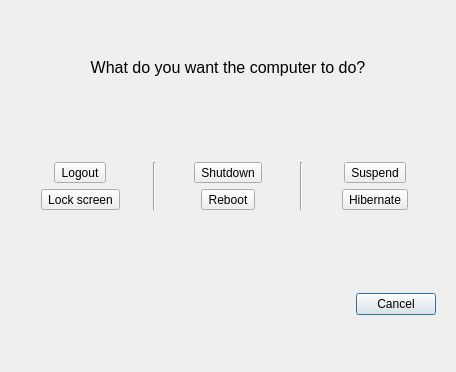
<?xml version="1.0" encoding="UTF-8"?>
<ui version="4.0">
 <class>LeaveDialog</class>
 <widget class="QDialog" name="LeaveDialog">
  <property name="geometry">
   <rect>
    <x>0</x>
    <y>0</y>
    <width>456</width>
    <height>372</height>
   </rect>
  </property>
  <property name="sizePolicy">
   <sizepolicy hsizetype="Minimum" vsizetype="Minimum">
    <horstretch>0</horstretch>
    <verstretch>0</verstretch>
   </sizepolicy>
  </property>
  <property name="windowTitle">
   <string>Leave</string>
  </property>
  <layout class="QGridLayout" name="gridLayout_2">
   <item row="2" column="0">
    <widget class="QWidget" name="widget_2" native="true">
     <layout class="QHBoxLayout" name="horizontalLayout">
      <item>
       <spacer name="horizontalSpacer">
        <property name="orientation">
         <enum>Qt::Horizontal</enum>
        </property>
        <property name="sizeHint" stdset="0">
         <size>
          <width>170</width>
          <height>20</height>
         </size>
        </property>
       </spacer>
      </item>
      <item>
       <widget class="QPushButton" name="cancelButton">
        <property name="text">
         <string>Cancel</string>
        </property>
        <property name="icon">
         <iconset theme="dialog-cancel">
          <normaloff>.</normaloff>.</iconset>
        </property>
       </widget>
      </item>
     </layout>
    </widget>
   </item>
   <item row="0" column="0">
    <widget class="QLabel" name="label">
     <property name="frameShape">
      <enum>QFrame::NoFrame</enum>
     </property>
     <property name="text">
      <string>&lt;html&gt;&lt;head/&gt;&lt;body&gt;&lt;p&gt;&lt;span style=&quot; font-size:12pt;&quot;&gt;What do you want the computer to do?&lt;/span&gt;&lt;/p&gt;&lt;/body&gt;&lt;/html&gt;</string>
     </property>
     <property name="textFormat">
      <enum>Qt::AutoText</enum>
     </property>
     <property name="alignment">
      <set>Qt::AlignCenter</set>
     </property>
    </widget>
   </item>
   <item row="1" column="0">
    <widget class="QWidget" name="buttonsWidget" native="true">
     <layout class="QGridLayout" name="gridLayout">
      <property name="horizontalSpacing">
       <number>12</number>
      </property>
      <item row="0" column="0">
       <layout class="QVBoxLayout" name="verticalLayout_2">
        <property name="spacing">
         <number>6</number>
        </property>
        <item alignment="Qt::AlignHCenter">
         <widget class="QToolButton" name="logoutButton">
          <property name="sizePolicy">
           <sizepolicy hsizetype="Fixed" vsizetype="Fixed">
            <horstretch>0</horstretch>
            <verstretch>0</verstretch>
           </sizepolicy>
          </property>
          <property name="contextMenuPolicy">
           <enum>Qt::NoContextMenu</enum>
          </property>
          <property name="text">
           <string>Logout</string>
          </property>
          <property name="iconSize">
           <size>
            <width>64</width>
            <height>64</height>
           </size>
          </property>
          <property name="toolButtonStyle">
           <enum>Qt::ToolButtonTextUnderIcon</enum>
          </property>
         </widget>
        </item>
        <item alignment="Qt::AlignHCenter">
         <widget class="QToolButton" name="lockscreenButton">
          <property name="text">
           <string>Lock screen</string>
          </property>
          <property name="iconSize">
           <size>
            <width>64</width>
            <height>64</height>
           </size>
          </property>
          <property name="toolButtonStyle">
           <enum>Qt::ToolButtonTextUnderIcon</enum>
          </property>
         </widget>
        </item>
       </layout>
      </item>
      <item row="0" column="4">
       <layout class="QVBoxLayout" name="verticalLayout_4">
        <property name="spacing">
         <number>6</number>
        </property>
        <item alignment="Qt::AlignHCenter">
         <widget class="QToolButton" name="suspendButton">
          <property name="text">
           <string>Suspend</string>
          </property>
          <property name="iconSize">
           <size>
            <width>64</width>
            <height>64</height>
           </size>
          </property>
          <property name="toolButtonStyle">
           <enum>Qt::ToolButtonTextUnderIcon</enum>
          </property>
         </widget>
        </item>
        <item alignment="Qt::AlignHCenter">
         <widget class="QToolButton" name="hibernateButton">
          <property name="text">
           <string>Hibernate</string>
          </property>
          <property name="iconSize">
           <size>
            <width>64</width>
            <height>64</height>
           </size>
          </property>
          <property name="toolButtonStyle">
           <enum>Qt::ToolButtonTextUnderIcon</enum>
          </property>
         </widget>
        </item>
       </layout>
      </item>
      <item row="0" column="2">
       <layout class="QVBoxLayout" name="verticalLayout_3">
        <property name="spacing">
         <number>6</number>
        </property>
        <item alignment="Qt::AlignHCenter">
         <widget class="QToolButton" name="shutdownButton">
          <property name="text">
           <string>Shutdown</string>
          </property>
          <property name="iconSize">
           <size>
            <width>64</width>
            <height>64</height>
           </size>
          </property>
          <property name="toolButtonStyle">
           <enum>Qt::ToolButtonTextUnderIcon</enum>
          </property>
         </widget>
        </item>
        <item alignment="Qt::AlignHCenter">
         <widget class="QToolButton" name="rebootButton">
          <property name="text">
           <string>Reboot</string>
          </property>
          <property name="iconSize">
           <size>
            <width>64</width>
            <height>64</height>
           </size>
          </property>
          <property name="toolButtonStyle">
           <enum>Qt::ToolButtonTextUnderIcon</enum>
          </property>
         </widget>
        </item>
       </layout>
      </item>
      <item row="0" column="1">
       <widget class="Line" name="line">
        <property name="orientation">
         <enum>Qt::Vertical</enum>
        </property>
       </widget>
      </item>
      <item row="0" column="3">
       <widget class="Line" name="line_2">
        <property name="orientation">
         <enum>Qt::Vertical</enum>
        </property>
       </widget>
      </item>
     </layout>
    </widget>
   </item>
  </layout>
  <zorder>label</zorder>
  <zorder>buttonsWidget</zorder>
  <zorder>widget_2</zorder>
 </widget>
 <tabstops>
  <tabstop>cancelButton</tabstop>
  <tabstop>logoutButton</tabstop>
  <tabstop>lockscreenButton</tabstop>
  <tabstop>shutdownButton</tabstop>
  <tabstop>rebootButton</tabstop>
  <tabstop>suspendButton</tabstop>
  <tabstop>hibernateButton</tabstop>
 </tabstops>
 <resources/>
 <connections/>
</ui>
